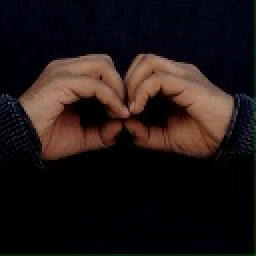
#> input picture b.jpg, 128 x 128 px (shown 2 times larger); its folder holds only this picture in this run
$ python -i dataProcessing_pics.py   (imports and definitions only)
#> lines starting #> are read from the running program, lines starting #| are printed output that depends on the picture; after the words box and inside, x2 and y2 are one past the last pixel; in counts of white or black regions, pixels touching at a corner belong together
#stop ongoing process by 'Q' while selecting image viewer window

import numpy as np
import matplotlib.pyplot as plt
import os
import cv2
import scipy.ndimage as sci


#custom function to crop the picture to symmetric size of 700x700 for 720x1280 input resolution
def cropIt(gray,top=10,left=290,right=290,down=10):
    w, h = gray.shape
    croped_image = gray[top:(w-down), right:(h-left)]
    return croped_image

#to normalize the images to same no. of pixels
def resizeIt(img,size=100,median=2):
    img=np.float32(img)
    r,c=img.shape
    #filtering then resizing image
    resized_img=cv2.resize(img,(size,size))
    filtered_img=sci.median_filter(resized_img,median)
    return np.uint8(filtered_img)

def preprocessing(img0,IMG_SIZE=100):
    img_resized=resizeIt(img0,IMG_SIZE,1) # resize to normalize data size
    #cv2.imshow("intermidieate",img_resized)
    img_blur = cv2.GaussianBlur(img_resized,(5,5),0)

    imgTh=cv2.adaptiveThreshold(img_blur,255,cv2.ADAPTIVE_THRESH_GAUSSIAN_C,cv2.THRESH_BINARY,7,3)
    ret,img_th = cv2.threshold(imgTh,0,255,cv2.THRESH_TOZERO+cv2.THRESH_OTSU)

    #edges = cv2.Canny(img_resized,170, 300)
    return img_th

#choose the directory u want to process in which video data is present
# videos must be named after the small case letter, it represents in gesture of hand
DATADIR = "D:\Project\gesture-Speech\dataset_20"

ALPHABET = [] #array containing letters to categorize and create path to video
alpha = 'a'
# [3 lines not run here, left out]

#contains the data set to be extracted
training_data=[] # [ feature , label ]format
#print(ALPHABET)

IMG_SIZE=200
#to iterate over every alphabet
# [21 lines not run here, left out]

import random

# [1 line not run here, left out]

x = []
y = []

# [3 lines not run here, left out]

x = np.array(x).reshape(-1, IMG_SIZE, IMG_SIZE, 1)
y = np.array(y)

#Let's save this data, so that we don't need to keep calculating it every time we want to play with the neural network model:
import pickle

# [14 lines not run here, left out]

>>> import cv2
>>> picture = cv2.imread('b.jpg', cv2.IMREAD_GRAYSCALE)
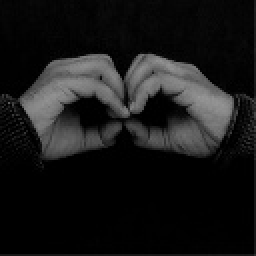
#> picture: shape (128, 128) (shown 2 times larger); min 0, max 152, mean 23.9
>>> result = preprocessing(picture)
#> in resizeIt, `resized_img=cv2.resize(img,(size,size))`:
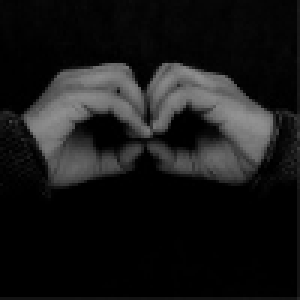
#> resized_img: shape (100, 100) float32 (shown 3 times larger); min 0, max 146.6, mean 23.9
#> in preprocessing, `imgTh=cv2.adaptiveThreshold(img_blur,255,cv2.ADAPTIVE_THRESH_GAUSSIAN_..`:
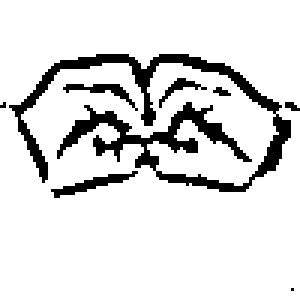
#> imgTh: shape (100, 100) (shown 3 times larger); 87.2% white; 8 black regions (4 under 20 px), largest, box (x1, y1, x2, y2) and area: (3, 18, 97, 64) 1080, (17, 57, 46, 66) 79, (21, 28, 46, 37) 60, (53, 26, 69, 36) 39
#> in preprocessing, `ret,img_th = cv2.threshold(imgTh,0,255,cv2.THRESH_TOZERO+cv2.THRESH_OT..`: ret = 0
